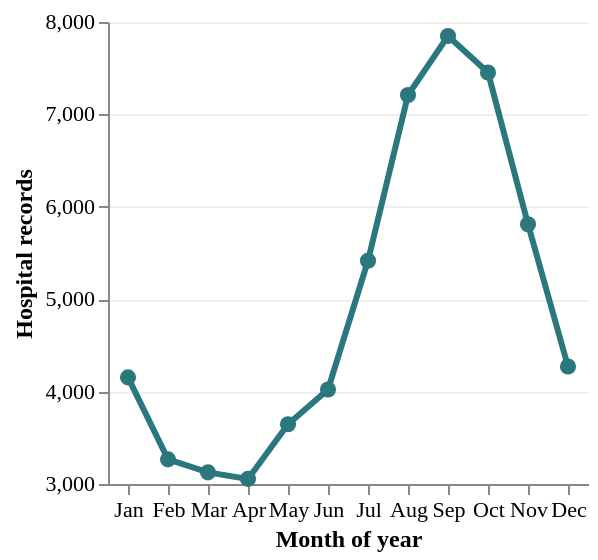

Here is the Vega-Lite specification saved for this chart:
### Vega-Lite specification from a JSON file in a GitHub repository (floating-point values rounded to 4 significant figures)
{"$schema": "https://vega.github.io/schema/vega-lite/v5.json", "background": "white", "config": {"font": "DM Sans", "axis": {"labelFontSize": 11, "titleFontSize": 12, "gridColor": "#edf1ed"}, "view": {"stroke": null}}, "data": {"values": [{"month": 1, "records": 4154}, {"month": 2, "records": 3267}, {"month": 3, "records": 3126}, {"month": 4, "records": 3055}, {"month": 5, "records": 3647}, {"month": 6, "records": 4023}, {"month": 7, "records": 5416}, {"month": 8, "records": 7210}, {"month": 9, "records": 7849}, {"month": 10, "records": 7454}, {"month": 11, "records": 5811}, {"month": 12, "records": 4272}]}, "width": "container", "height": 280, "autosize": {"type": "fit", "contains": "padding"}, "layer": [{"mark": {"type": "line", "stroke": "#2a777e", "strokeWidth": 3, "point": {"filled": true, "size": 65}}, "encoding": {"x": {"field": "month", "type": "ordinal", "title": "Month of year", "axis": {"labelAngle": 0, "labelExpr": "['Jan','Feb','Mar','Apr','May','Jun','Jul','Aug','Sep','Oct','Nov','Dec'][datum.value-1]"}}, "y": {"field": "records", "type": "quantitative", "title": "Hospital records", "scale": {"zero": false}}, "color": {"value": "#2a777e"}, "tooltip": [{"field": "month", "type": "ordinal", "title": "Month"}, {"field": "records", "type": "quantitative", "title": "Records", "format": ","}]}}]}
